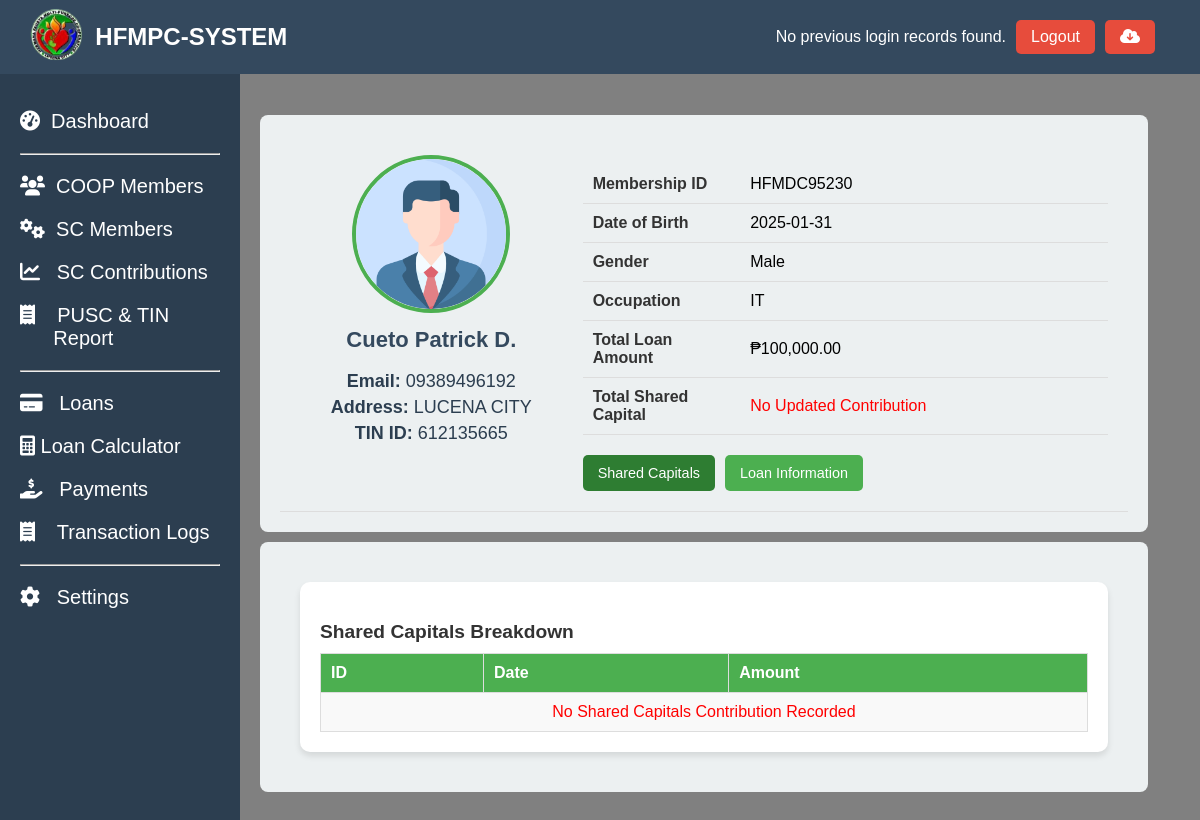
Screenshot of /coop_members_profile.php?id=HFMDC95230 (signed in) with the database file from the repository.
### tables this page shows
CREATE TABLE `coop_members` (
  `coop_id` int(50) NOT NULL AUTO_INCREMENT,
  `membership_id` varchar(50) NOT NULL,
  `name_of_member` varchar(255) NOT NULL,
  `contact_number` varchar(20) NOT NULL,
  `tin` varchar(15) NOT NULL,
  `date_accepted` date NOT NULL,
  `bod_resolution` varchar(50) NOT NULL,
  `type_of_membership` varchar(50) NOT NULL,
  `shares_subscribed` int(11) NOT NULL,
  `amount_subscribed` decimal(10,2) NOT NULL,
  `initial_paid_up` decimal(10,2) NOT NULL,
  `address` text NOT NULL,
  `date_of_birth` date NOT NULL,
  `age` int(11) NOT NULL,
  `gender` varchar(20) NOT NULL,
  `civil_status` varchar(50) NOT NULL,
  `occupation` varchar(100) NOT NULL,
  `number_of_dependents` int(11) NOT NULL,
  `religious` varchar(100) NOT NULL,
  `annual_income` decimal(10,2) NOT NULL,
  `date_terminated` date DEFAULT NULL,
  `educational_attainment` varchar(50) NOT NULL,
  `status` int(5) NOT NULL,
  `remarks` varchar(10) NOT NULL,
  `created_at` timestamp NOT NULL DEFAULT current_timestamp(),
  PRIMARY KEY (`coop_id`)
);

### coop_members_profile.php (the view, shortened to what this page needs)
<?php include 'header.php' ?>
<?php include 'sidebar.php' ?>
<link rel="stylesheet" href="assets/profile.css">
<?php
if (isset($_GET['id'])) {
    $membership_id = $_GET['id'];
    $sql = "SELECT * FROM coop_members WHERE membership_id = ?";
    $stmt = $conn->prepare($sql);
    $stmt->bind_param("s", $membership_id);
    $stmt->execute();
    $result = $stmt->get_result();
    if ($result->num_rows > 0) {
        $member = $result->fetch_assoc();
    } else {
        echo "No member found with ID: " . htmlspecialchars($membership_id);
        exit();
    }
    $shared_capitals_sql = "SELECT SUM(Amount) AS TotalSharedCapital FROM shared_capital_amount WHERE Membership_ID = ? AND (remarks IS NULL OR remarks != 'Deleted')";
    $stmt = $conn->prepare($shared_capitals_sql);
    $stmt->bind_param("s", $membership_id);
    $stmt->execute();
    $shared_capitals_result = $stmt->get_result();
    $shared_capitals = $shared_capitals_result->fetch_assoc();
    $total_shared_capital = $shared_capitals['TotalSharedCapital'];
    $shared_capitals_sql = "SELECT Date_Paid, Amount, Membership_ID FROM shared_capital_amount WHERE Membership_ID = ?  AND (remarks IS NULL OR remarks != 'Deleted') ";
    $stmt = $conn->prepare($shared_capitals_sql);
    $stmt->bind_param("s", $membership_id);
    $stmt->execute();
    $shared_capitals_result = $stmt->get_result();
    $shared_capitals = $shared_capitals_result->fetch_all(MYSQLI_ASSOC);
    $total_loans_sql = "SELECT SUM(balance_amount) AS TotalLoanAmount FROM coop_member_loans WHERE membership_id = ?";
    $stmt = $conn->prepare($total_loans_sql);
    $stmt->bind_param("s", $membership_id);
    $stmt->execute();
    $total_loans_result = $stmt->get_result();
    $total_loans = $total_loans_result->fetch_assoc();
    $total_loan_amount = $total_loans['TotalLoanAmount'];
} else {
    echo "No membership ID provided.";
    exit();
}
?>
<main class="content-member">
  <section class="stats-member">
    <div class="card-member">
      <div class="card-header-member">
      <div class="profile-card">
                <div class="profile-left">
                    <img src="profile.png" alt="Profile picture">
                    <div class="pinfo">
                        <h2><?php echo htmlspecialchars($member['name_of_member']); ?></h2>
                        <p><strong>Email:</strong> <?php echo htmlspecialchars($member['contact_number']); ?></p>
                        <p><strong>Address:</strong> <?php echo htmlspecialchars($member['address']); ?></p>
                        <p><strong>TIN ID:</strong> <?php echo htmlspecialchars($member['tin']); ?></p>
                    </div>
                </div>
                <div class="profile-right">
                    <table>
                        <tr>
                            <td>Membership ID</td>
                            <td><?php echo htmlspecialchars($member['membership_id']); ?></td>
                        </tr>
                        <tr>
                            <td>Date of Birth</td>
                            <td><?php echo htmlspecialchars($member['date_of_birth']); ?></td>
                        </tr>
                        <tr>
                            <td>Gender</td>
                            <td><?php echo htmlspecialchars($member['gender']); ?></td>
                        </tr>
                        <tr>
                            <td>Occupation</td>
                            <td><?php echo htmlspecialchars($member['occupation']); ?></td>
                        </tr>
                        <tr>
                            <td>Total Loan Amount</td>
                            <td><?php echo $total_loan_amount ? "₱" . number_format($total_loan_amount, 2) : '<span style="color:red;">No Loans Recorded</span>'; ?></td>
                        </tr>
                        <tr>
                            <td>Total Shared Capital</td>
                            <td><?php echo $total_shared_capital ? "₱" . number_format($total_shared_capital, 2) : '<span style="color:red;">No Updated Contribution</span>'; ?></td>
                        </tr>
                    </table>
                    <div class="button-container">
                        <button class="button active" id="shared-capitals-btn">Shared Capitals</button>
                        <button class="button" id="loan-information-btn">Loan Information</button>
                    </div>
                </div>
            </div>
      </div>
    </div>
    <div class="card-member">
      <div class="card-header-member">
            <div class="second-content">
                <div id="shared-capitals-section" class="section active">
                    <h3>Shared Capitals Breakdown</h3>
                    <table>
                        <thead>
                            <tr>
                                <th>ID</th>
                                <th>Date</th>
                                <th>Amount</th>
                            </tr>
                        </thead>
                        <tbody>
                        <?php if (!empty($shared_capitals)): ?>
                            <?php foreach ($shared_capitals as $capital): ?>
                                <tr>
                                    <td><?php echo htmlspecialchars($capital['Membership_ID']); ?></td>
                                    <td><?php echo htmlspecialchars($capital['Date_Paid']); ?></td>
                                    <td style="text-align: right;"><?php echo "₱" . number_format($capital['Amount'], 2); ?></td>
                                </tr>
                            <?php endforeach; ?>
                            <?php else: ?>
                                <tr>
                                    <td colspan="3" style="text-align: center; color: red;">No Shared Capitals Contribution Recorded</td>
                                </tr>
                            <?php endif; ?>
                        </tbody>
                    </table>
                </div>
            </div>
      </div>
    </div>
  </section>
</main>

### header.php (shortened to what this page needs)
<?php
$previous_user = null;
?>
<!DOCTYPE html>
<html lang="en">
<head>
  <link rel="stylesheet" href="https://cdnjs.cloudflare.com/ajax/libs/font-awesome/6.0.0-beta3/css/all.min.css">
  <link rel="stylesheet" href="assets/styles.css">
</head>
<body>
<header class="header">
  <div class="header-content">
    <div class="dashboard-left">
      <a href="index.php"><img src="logo.png" alt="Logo" class="dashboard-logo" width="20%"></a>
      <h1> HFMPC-SYSTEM</h1>
    </div>
    <div class="admin-info">
      <?php if ($previous_user): ?>
        <div class="previous-login-info" style="text-align: right; display: flex; justify-content: space-between;">
          <p>Previous login: <strong><?php echo htmlspecialchars($previous_user['username']); ?></strong></p> &nbsp&nbsp&nbsp&nbsp
          <p>Time: <strong><?php echo htmlspecialchars($previous_user['login_time']); ?></strong></p>&nbsp&nbsp&nbsp
        </div>
      <?php else: ?>
        <p class="previous-login-info">No previous login records found.</p>
      <?php endif; ?>
      <button class="logout-btn" onclick="confirmLogout();">Logout</button>
      <form method="post" action="backup.php" onsubmit="return confirmBackup();">
          <button class="logout-btn" type="submit" name="backup"><i class="fas fa-cloud-download-alt"></i></button>
      </form>
    </div>
  </div>
</header>
</body>
</html>

### sidebar.php (shortened to what this page needs)
<?php
$current_page = basename($_SERVER['PHP_SELF']);
function is_active($page) {
    global $current_page;
    return $current_page == $page ? 'active' : '';
}
?>
<aside class="sidebar">
  <ul>
    <li class="<?= is_active('index.php') ?>"><a href="index.php"><i class="fas fa-tachometer-alt"></i>&nbsp Dashboard</a></li>
    <hr>
    <li class="<?= is_active('coop_members.php') ?>"><a href="coop_members.php"><i class="fas fa-users"></i>&nbsp COOP Members</a></li>
    <li class="<?= is_active('coop_members_shared_capitals.php') ?>"><a href="coop_members_shared_capitals.php"><i class="fas fa-cogs"></i>&nbsp SC Members</a></li>
    <li class="<?= is_active('coop_members_shared_capitals_contribution.php') ?>"><a href="coop_members_shared_capitals_contribution.php"><i class="fas fa-chart-line"></i>&nbsp&nbsp SC Contributions</a></li>
    <li class="<?= is_active('coop_members_pusc_tin.php') ?>"><a href="coop_members_pusc_tin.php"><i class="fas fa-receipt"></i>&nbsp&nbsp&nbsp PUSC & TIN &nbsp&nbsp&nbsp&nbsp&nbsp&nbspReport</a></li>
    <hr>
    <li class="<?= is_active('coop_members_loan.php') ?>"><a href="coop_members_loan.php"><i class="fas fa-credit-card"></i>&nbsp&nbsp Loans</a></li>
    <li class="<?= is_active('loan_amortization.php') ?>"><a href="loan_amortization.php"><i class="fas fa-calculator"></i> Loan Calculator</a></li>
    <li class="<?= is_active('coop_members_payments.php') ?>"><a href="coop_members_payments.php"><i class="fas fa-hand-holding-usd"></i>&nbsp&nbsp Payments</a></li>
    <li class="<?= is_active('coop_members_transaction_logs.php') ?>"><a href="coop_members_transaction_logs.php"><i class="fas fa-receipt"></i>&nbsp&nbsp&nbsp Transaction Logs</a></li>
    <hr>
    <li class="<?= is_active('#') ?>"><a href="#"><i class="fas fa-cog"></i>&nbsp&nbsp Settings</a></li>
  </ul>
</aside>

### assets/styles.css (style rules this page uses)
body { font-family: Arial, sans-serif; margin: 0; height: 100vh; display: flex; flex-direction: column; }
header { background-color: #34495e; color: white; padding: 5px; width: 100%; display: flex; justify-content: space-between; align-items: center; position: fixed; z-index: 10; }
header h1 { font-size: 24px; }
.header-content { display: flex; justify-content: space-between; width: 100%; padding-right: 50px; padding-left: 20px; }
.admin-info { display: flex; align-items: center; gap: 10px; }
.logout-btn { background-color: #e74c3c; color: white; border: none; padding: 8px 15px; cursor: pointer; font-size: 16px; border-radius: 5px; }
.logout-btn { background-color: #e74c3c; color: white; border: none; padding: 8px 15px; cursor: pointer; }
.sidebar { margin-top: 10px; width: 200px; background-color: #2c3e50; color: white; padding: 20px; height: 100%; position: fixed; top: 60px; z-index: 5; }
.sidebar ul { list-style: none; padding: 0; }
.sidebar ul li { margin: 20px 0; }
.sidebar ul li a { color: white; text-decoration: none; font-size: 20px; display: block; transition: 0.5s; }
.dashboard-left { display: flex; align-items: center; gap: 10px; }
.dashboard-logo { height: 60px; width: auto; object-fit: contain; }

### assets/profile.css (style rules this page uses)
.profile-card { display: flex; gap: 20px; padding: 20px; border-bottom: 1px solid #ddd; }
.profile-left { text-align: center; flex: 1; }
.profile-left img { width: 150px; height: 150px; border-radius: 50%; object-fit: cover; border: 4px solid #4CAF50; }
.pinfo h2 { margin-top: 10px; font-size: 1.5rem; color: #333; }
.pinfo p { margin: 5px 0; font-size: 0.9rem; color: #666; }
.profile-right { flex: 2; }
.profile-right table { width: 100%; margin-top: 10px; border-collapse: collapse; }
.profile-right table td { padding: 10px; border-bottom: 1px solid #ddd; }
.profile-right table td:first-child { font-weight: bold; color: #333; width: 30%; }
.button-container { margin-top: 20px; display: flex; gap: 10px; }
.button { padding: 10px 15px; font-size: 0.9rem; border: none; border-radius: 5px; background-color: #4CAF50; color: white; cursor: pointer; transition: background 0.3s; }
.button.active { background-color: #2e7d32; }
.second-content { padding: 20px; }
.section { display: none; background: #fff; padding: 20px; border-radius: 10px; box-shadow: 0 4px 6px rgba(0, 0, 0, 0.1); }
.section h3 { margin-bottom: 10px; font-size: 1.2rem; color: #333; }
.section table { width: 100%; border-collapse: collapse; margin-top: 10px; }
.section table th, .section table td { padding: 10px; border: 1px solid #ddd; text-align: left; }
.section table th { background-color: #4CAF50; color: white; }
.section table td { background-color: #f9f9f9; }
.section.active { display: block; }
.content-member { background-color: gray; margin-left: 150px; padding: 100px; margin-top: 5px; flex-grow: 1; height: 100vh; overflow-y: auto; position: relative; display: block; flex-direction: column; }
.stats-member { margin-top: 10px; width: 105%; }
.card-member { background-color: #ecf0f1; border-radius: 8px; padding: 20px; width: 95%; margin-left: 10px; position:relative; display: block; flex-direction: column; margin-top: 10px; }
.card-member h2 { font-size: 22px; color: #34495e; }
.card-member p { font-size: 18px; color: #2c3e50; }

### rows the page displays
coop_members: name_of_member "Cueto Patrick D.", contact_number "09389496192", address "LUCENA CITY", tin "612135665", membership "HFMDC95230", date_of_birth "2025-01-31", gender "Male", occupation "IT"

### other values shown
$total_loan_amount "100,000.00"
